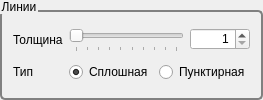
           <widget class="QGroupBox" name="gbLineSettings">
            <property name="sizePolicy">
             <sizepolicy hsizetype="Preferred" vsizetype="Minimum">
              <horstretch>0</horstretch>
              <verstretch>0</verstretch>
             </sizepolicy>
            </property>
            <property name="styleSheet">
             <string notr="true">QGroupBox::title {
    subcontrol-origin: margin;
    padding: 0px 0 0 0px;
}

QGroupBox {
    border: 2px solid gray;
    border-radius: 5px;
    margin-top: 10px;
}</string>
            </property>
            <property name="title">
             <string>Линии</string>
            </property>
            <layout class="QGridLayout" name="gridLayout_6">
             <item row="0" column="0">
              <widget class="QLabel" name="lbLineThickness">
               <property name="text">
                <string>Толщина</string>
               </property>
              </widget>
             </item>
             <item row="0" column="1" colspan="2">
              <widget class="QSlider" name="hslLineThickness">
               <property name="sizePolicy">
                <sizepolicy hsizetype="Preferred" vsizetype="Fixed">
                 <horstretch>0</horstretch>
                 <verstretch>0</verstretch>
                </sizepolicy>
               </property>
               <property name="minimumSize">
                <size>
                 <width>90</width>
                 <height>25</height>
                </size>
               </property>
               <property name="cursor">
                <cursorShape>SplitHCursor</cursorShape>
               </property>
               <property name="minimum">
                <number>1</number>
               </property>
               <property name="maximum">
                <number>10</number>
               </property>
               <property name="pageStep">
                <number>1</number>
               </property>
               <property name="value">
                <number>1</number>
               </property>
               <property name="sliderPosition">
                <number>1</number>
               </property>
               <property name="orientation">
                <enum>Qt::Horizontal</enum>
               </property>
               <property name="tickPosition">
                <enum>QSlider::TicksBelow</enum>
               </property>
               <property name="tickInterval">
                <number>1</number>
               </property>
              </widget>
             </item>
             <item row="1" column="0">
              <widget class="QLabel" name="lbLineType">
               <property name="text">
                <string>Тип</string>
               </property>
              </widget>
             </item>
             <item row="1" column="1">
              <widget class="QRadioButton" name="rbSolidLineType">
               <property name="sizePolicy">
                <sizepolicy hsizetype="Expanding" vsizetype="Fixed">
                 <horstretch>0</horstretch>
                 <verstretch>0</verstretch>
                </sizepolicy>
               </property>
               <property name="text">
                <string>Сплошная</string>
               </property>
               <property name="checked">
                <bool>true</bool>
               </property>
              </widget>
             </item>
             <item row="1" column="2" colspan="2">
              <widget class="QRadioButton" name="rbDashedLineType">
               <property name="sizePolicy">
                <sizepolicy hsizetype="Expanding" vsizetype="Fixed">
                 <horstretch>0</horstretch>
                 <verstretch>0</verstretch>
                </sizepolicy>
               </property>
               <property name="text">
                <string>Пунктирная</string>
               </property>
              </widget>
             </item>
             <item row="0" column="3">
              <widget class="QSpinBox" name="sbLineThickness">
               <property name="sizePolicy">
                <sizepolicy hsizetype="Minimum" vsizetype="Fixed">
                 <horstretch>0</horstretch>
                 <verstretch>0</verstretch>
                </sizepolicy>
               </property>
               <property name="minimumSize">
                <size>
                 <width>60</width>
                 <height>22</height>
                </size>
               </property>
               <property name="maximumSize">
                <size>
                 <width>56</width>
                 <height>22</height>
                </size>
               </property>
               <property name="wrapping">
                <bool>false</bool>
               </property>
               <property name="alignment">
                <set>Qt::AlignRight|Qt::AlignTrailing|Qt::AlignVCenter</set>
               </property>
               <property name="minimum">
                <number>1</number>
               </property>
               <property name="maximum">
                <number>10</number>
               </property>
              </widget>
             </item>
            </layout>
           </widget>
